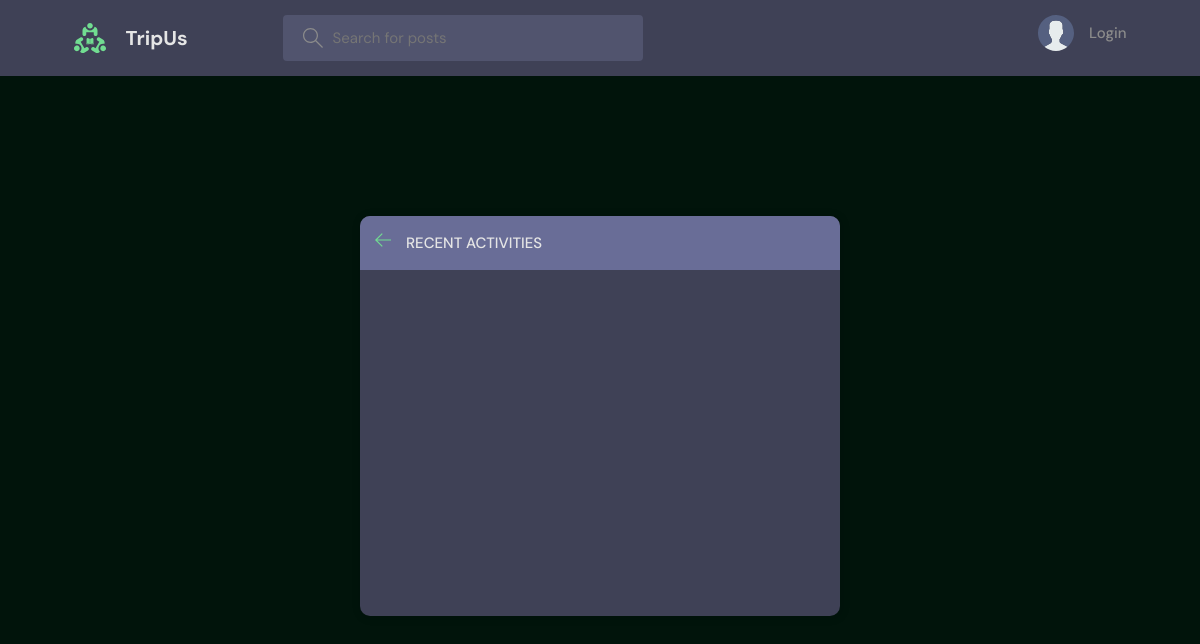
The page /activity/ on the database as committed earlier.
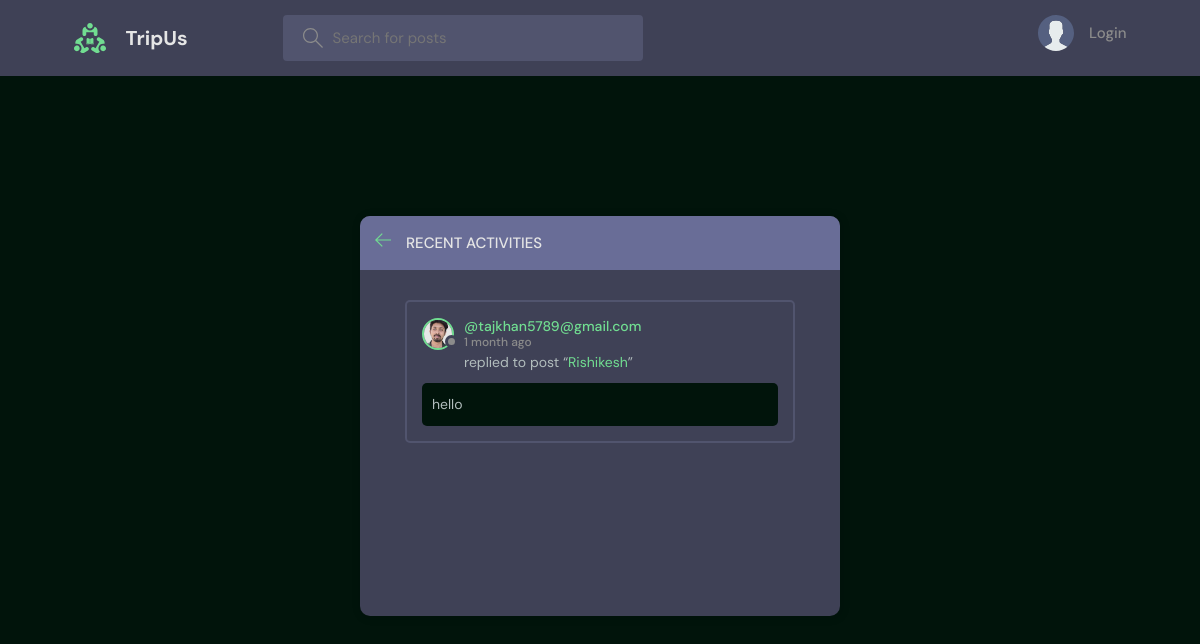
The same page on the database as committed later.
### base/models.py (models this page shows, shortened)
class Message(models.Model):
    user = models.ForeignKey(User, on_delete=models.CASCADE)
    room = models.ForeignKey(Room, on_delete=models.CASCADE)
    body = models.TextField()
    updated = models.DateTimeField(auto_now=True)
    created = models.DateTimeField(auto_now_add=True)
    class Meta:
        ordering = ['-updated', '-created']

class User(AbstractUser):
    name = models.CharField(max_length=200, null=True)
    email = models.EmailField(unique=True, null=True)
    bio = models.TextField(null=True)
    avatar = models.ImageField(null=True, default="avatar.svg")
    USERNAME_FIELD = 'username'
    REQUIRED_FIELDS = []

class Room(models.Model):
    host = models.ForeignKey(User, on_delete=models.SET_NULL, null=True)
    topic = models.ForeignKey(Topic, on_delete=models.SET_NULL, null=True)
    name = models.CharField(max_length=200)
    description = models.TextField(null=True, blank=True)
    participants = models.ManyToManyField(
        User, related_name='participants', blank=True)
    updated = models.DateTimeField(auto_now=True)
    created = models.DateTimeField(auto_now_add=True)
    class Meta:
        ordering = ['-updated', '-created']
    def __str__(self):
        return self.name

### base/views.py (the view)
# urls.py: path('activity/', views.activityPage, name="activity"),
def activityPage(request):
    room_messages = Message.objects.all()
    return render(request, 'base/activity.html', {'room_messages': room_messages})

### base/templates/base/activity.html (shortened to what this page needs)
{% extends 'main.html' %}
{% block content %}
<main class="layout">
  <div class="container">
    <div class="layout__box">
      <div class="layout__boxHeader">
        <div class="layout__boxTitle">
          <a href="{% url 'home' %}">
            <svg version="1.1" xmlns="http://www.w3.org/2000/svg" width="32" height="32" viewBox="0 0 32 32">
              <title>arrow-left</title>
              <path
                d="M13.723 2.286l-13.723 13.714 13.719 13.714 1.616-1.611-10.96-10.96h27.625v-2.286h-27.625l10.965-10.965-1.616-1.607z">
              </path>
              </path>
            </svg>
          </a>
          <h3>Recent Activities</h3>
        </div>
      </div>
      <div class="activities-page layout__body">
        {% for message in room_messages %}
        <div class="activities__box">
          <div class="activities__boxHeader roomListRoom__header">
            <a href="{% url 'user-profile' message.user.id %}" class="roomListRoom__author">
              <div class="avatar avatar--small">
                <img src="{{message.user.avatar.url}}" />
              </div>
              <p>
                @{{message.user}}
                <span>{{message.created|timesince}} ago</span>
              </p>
            </a>
          </div>
          <div class="activities__boxContent">
            <p>replied to post “<a href="{% url 'room' message.room.id %}">{{message.room}}</a>”</p>
            <div class="activities__boxRoomContent">
              {{message.body}}
            </div>
          </div>
        </div>
        {% endfor %}
      </div>
    </div>
  </div>
</main>
{% endblock content %}

Rows that differ between the two databases and show on the page:
added Message: user.avatar (picture), user "tajkhan5789@gmail.com", created "1 month", room "Rishikesh", body "hello"
